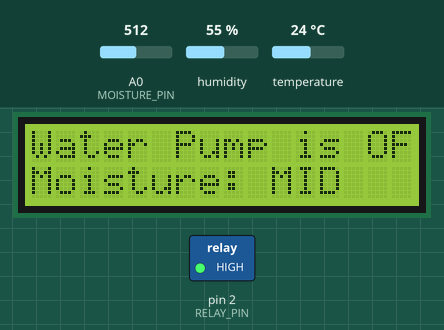
The sketch below on a simulated Arduino Uno, built with avr-gcc and run on an emulated ATmega328P. On the bench: 16×2 character LCD, switched loads named in the sketch (green lamp = pin HIGH). The inputs (shaded band) are chosen by the test bench; at power-on: A0 (MOISTURE_PIN) = 512, humidity 55 %, temperature 24 °C. What the sketch prints to the serial monitor is not drawn.

Above: at 4.2 s.
4.3 s: A0 (MOISTURE_PIN) set to 938
17.7 s: A0 (MOISTURE_PIN) set to 968
At 19.6 s:
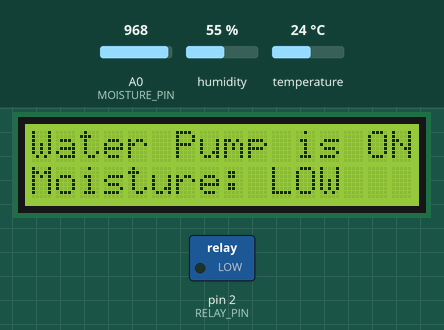
28.9 s: A0 (MOISTURE_PIN) set to 290
At 36.8 s:
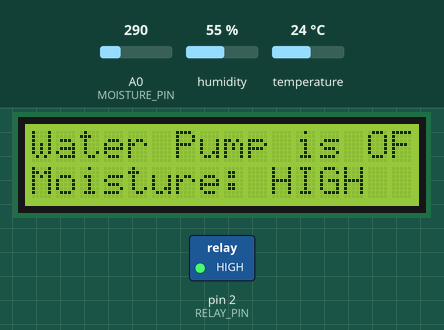
42.0 s: humidity set to 22 %
At 49.6 s:
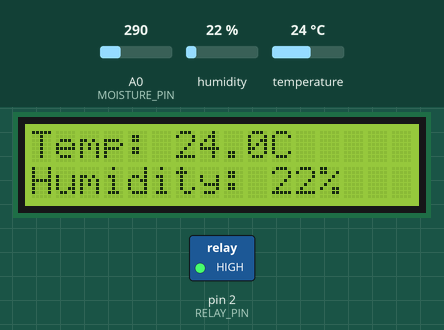
53.1 s: temperature set to 12 °C
At 65.6 s:
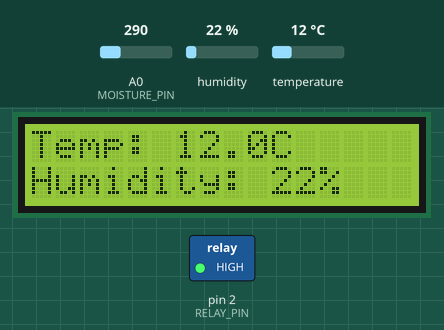
66.2 s: humidity set to 40 %
At 73.6 s:
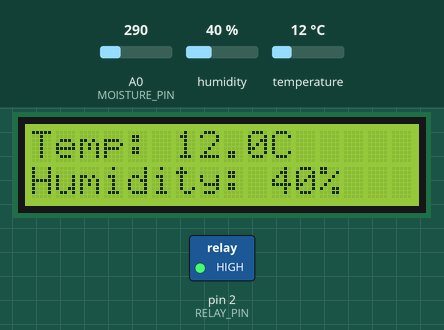
Timing chart, 0 to 75.1 s (numbered marks = the images above; inputs shaded):
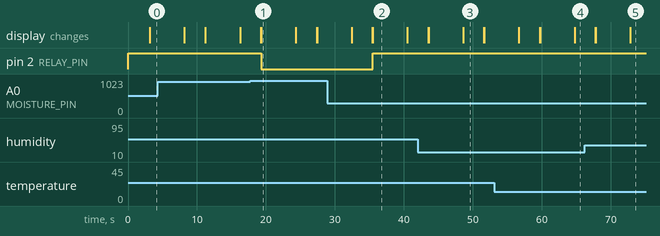

Measured:
- the behaviour switches between 950 and 951 on A0 (MOISTURE_PIN) (found by bisection; images 0 and 1)
- after the input at 17.7 s, pin 2 (RELAY_PIN): HIGH → LOW after 1.6 s; the display: first differs from a run without the input after 1.6 s (image 1)
- after the input at 28.9 s, pin 2 (RELAY_PIN): LOW → HIGH after 6.6 s; the display: first differs from a run without the input after 6.6 s (image 2)
- what the display in image 1 shows lasts 5.0 s, from 19.3 s to 24.3 s
- what the display in image 3 shows lasts 3.0 s, from 48.6 s to 51.6 s

The sketch:

Code_for_Automatic_Irrigation_System.ino
```cpp
#include <LiquidCrystal_I2C.h>
#include <DHT.h>

#define DHTPIN 7       // Connect DHT11 data pin to Arduino digital pin 7
#define DHTTYPE DHT11  // Specify DHT11 sensor type
#define RELAY_PIN 2    // Relay pin (unchanged)
#define MOISTURE_PIN A0 // Soil moisture sensor pin (unchanged)

LiquidCrystal_I2C lcd(0x27, 16, 2);
DHT dht(DHTPIN, DHTTYPE);

void setup() {
  Serial.begin(9600);
  lcd.init();
  lcd.backlight();
  lcd.clear();

  pinMode(RELAY_PIN, OUTPUT);
  digitalWrite(RELAY_PIN, HIGH);

  dht.begin();  // Initialize DHT sensor

  // Display initial message
  lcd.setCursor(0, 0);
  lcd.print("IRRIGATION");
  lcd.setCursor(0, 1);
  lcd.print("SYSTEM IS ON ");
  delay(3000);
  lcd.clear();
}

void loop() {
  // Read sensors
  int soilMoisture = analogRead(MOISTURE_PIN);
  float humidity = dht.readHumidity();
  float temperature = dht.readTemperature();

  // Print sensor values to Serial Monitor
  Serial.println("Soil Moisture: " + String(soilMoisture));
  Serial.println("Temperature: " + String(temperature) + "°C");
  Serial.println("Humidity: " + String(humidity) + "%");

  // Control water pump based on soil moisture
  if (soilMoisture > 950) {
    digitalWrite(RELAY_PIN, LOW);
    lcd.setCursor(0, 0);
    lcd.print("Water Pump is ON ");
  } else {
    digitalWrite(RELAY_PIN, HIGH);
    lcd.setCursor(0, 0);
    lcd.print("Water Pump is OFF");
  }

  // Display moisture level
  if (soilMoisture < 300) {
    lcd.setCursor(0, 1);
    lcd.print("Moisture: HIGH");
  } else if (soilMoisture > 300 && soilMoisture < 950) {
    lcd.setCursor(0, 1);
    lcd.print("Moisture: MID ");
  } else if (soilMoisture > 950) {
    lcd.setCursor(0, 1);
    lcd.print("Moisture: LOW ");
  }

  // Display temperature and humidity every 5 seconds
  delay(5000);
  lcd.clear();

  lcd.setCursor(0, 0);
  lcd.print("Temp: ");
  lcd.print(temperature, 1);
  lcd.print("C");

  lcd.setCursor(0, 1);
  lcd.print("Humidity: ");
  lcd.print(humidity, 0);
  lcd.print("%");

  delay(3000);
  lcd.clear();
}
```
